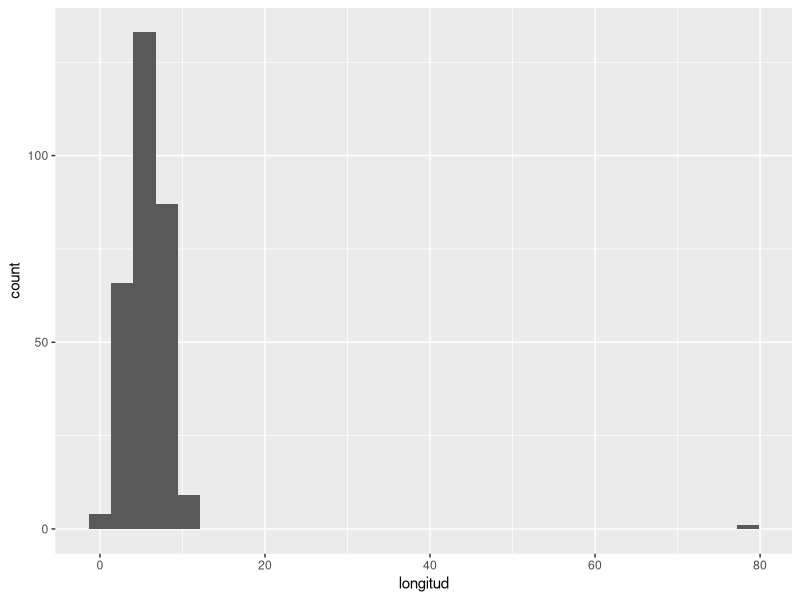
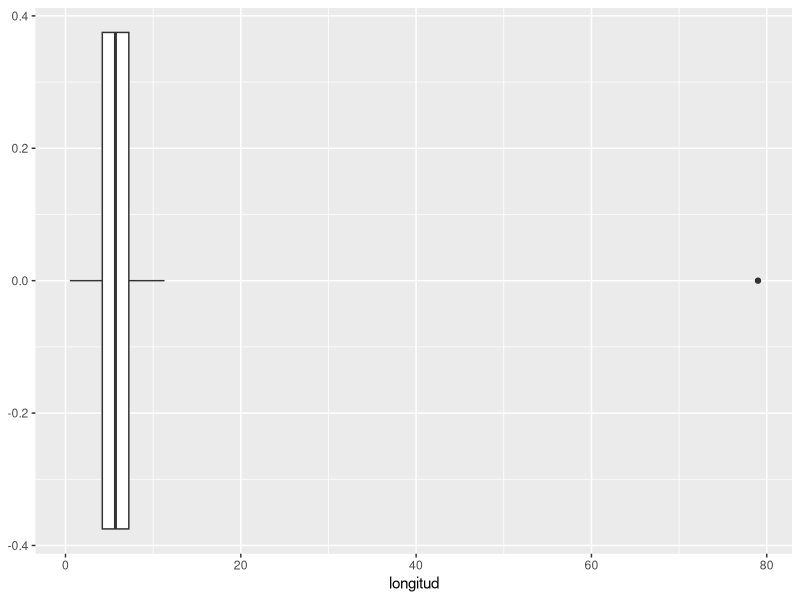
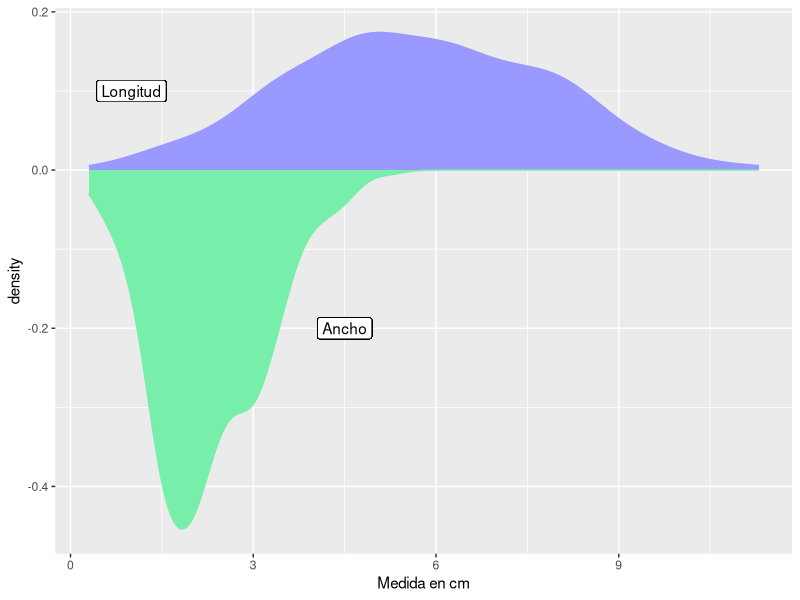
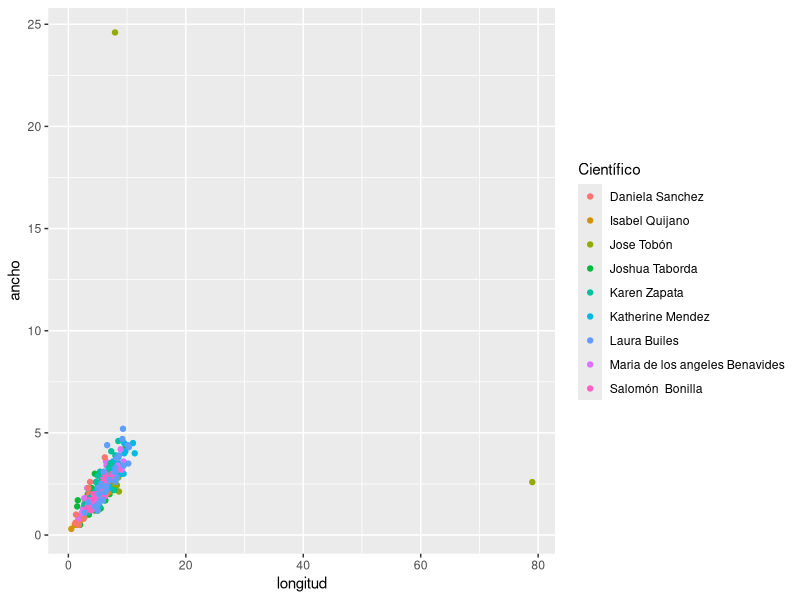

R code for these plots, in order:
## ---- chunk 1
#| echo: true
1 + 2
2 * 4
27 / 3
3**2
## ---- chunk 2
primos <- c(2, 3, 5, 7, 11, 13)
## ---- chunk 3
primos * 2
primos - 1
## ---- chunk 4
seq(from = 1, to = 10)
## ---- chunk 5
seq(1, 10)
## ---- chunk 6
#| echo: true
#| warning: true

library(tidyverse)
## ---- chunk 7
#| echo: true
hojas <- read_tsv("../datos/hojas.tsv")
## ---- chunk 8
hojas <- hojas |>
  rename(
    id_planta = 'ID planta',
    longitud = 'Longitud hoja (cm)',
    ancho = 'Ancho hoja (cm)'
    )
## ---- chunk 9
#| echo: true

ggplot(hojas) +
  geom_histogram(mapping = aes(x = longitud))
## ---- chunk 10
ggplot(hojas) +
  geom_boxplot(mapping = aes(x = longitud))
## ---- chunk 11
hojas |>
  filter(longitud < 20 & ancho < 10) |>
  ggplot() +
    geom_density(aes(x = longitud, y = ..density..), fill = "#9999ff", color = "#9999ff") +
      geom_label(aes(x = 1, y = .1, label = "Longitud")) +
    geom_density(aes(x = ancho, y = -..density..), fill = "#77eeaa", color = "#77eeaa") +
      geom_label(aes(x = 4.5, y = -.2, label = "Ancho")) + xlab('Medida en cm')
## ---- chunk 12
#| echo: true

ggplot(data = hojas) +
  geom_point(mapping = aes(x = longitud, y = ancho, color = Científico))
